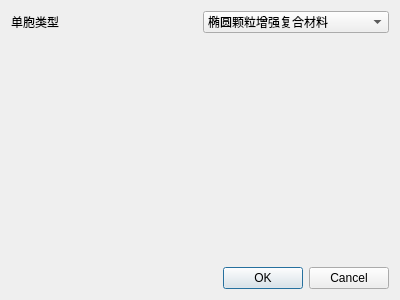
<?xml version="1.0" encoding="UTF-8"?>
<ui version="4.0">
 <class>SetCellDialog</class>
 <widget class="QDialog" name="SetCellDialog">
  <property name="geometry">
   <rect>
    <x>0</x>
    <y>0</y>
    <width>400</width>
    <height>300</height>
   </rect>
  </property>
  <property name="windowTitle">
   <string>Dialog</string>
  </property>
  <layout class="QVBoxLayout" name="verticalLayout">
   <item>
    <layout class="QHBoxLayout" name="horizontalLayout">
     <item>
      <widget class="QLabel" name="label">
       <property name="text">
        <string>单胞类型</string>
       </property>
      </widget>
     </item>
     <item>
      <widget class="QComboBox" name="comboBox">
       <item>
        <property name="text">
         <string>椭圆颗粒增强复合材料</string>
        </property>
       </item>
       <item>
        <property name="text">
         <string>三维四向编织材料</string>
        </property>
       </item>
      </widget>
     </item>
    </layout>
   </item>
   <item>
    <spacer name="verticalSpacer_2">
     <property name="orientation">
      <enum>Qt::Vertical</enum>
     </property>
     <property name="sizeHint" stdset="0">
      <size>
       <width>20</width>
       <height>101</height>
      </size>
     </property>
    </spacer>
   </item>
   <item>
    <spacer name="verticalSpacer">
     <property name="orientation">
      <enum>Qt::Vertical</enum>
     </property>
     <property name="sizeHint" stdset="0">
      <size>
       <width>20</width>
       <height>100</height>
      </size>
     </property>
    </spacer>
   </item>
   <item>
    <layout class="QHBoxLayout" name="horizontalLayout_2">
     <item>
      <spacer name="horizontalSpacer">
       <property name="orientation">
        <enum>Qt::Horizontal</enum>
       </property>
       <property name="sizeHint" stdset="0">
        <size>
         <width>40</width>
         <height>20</height>
        </size>
       </property>
      </spacer>
     </item>
     <item>
      <widget class="QDialogButtonBox" name="buttonBox">
       <property name="orientation">
        <enum>Qt::Horizontal</enum>
       </property>
       <property name="standardButtons">
        <set>QDialogButtonBox::Cancel|QDialogButtonBox::Ok</set>
       </property>
      </widget>
     </item>
    </layout>
   </item>
  </layout>
 </widget>
 <resources/>
 <connections>
  <connection>
   <sender>buttonBox</sender>
   <signal>accepted()</signal>
   <receiver>SetCellDialog</receiver>
   <slot>accept()</slot>
   <hints>
    <hint type="sourcelabel">
     <x>248</x>
     <y>254</y>
    </hint>
    <hint type="destinationlabel">
     <x>157</x>
     <y>274</y>
    </hint>
   </hints>
  </connection>
  <connection>
   <sender>buttonBox</sender>
   <signal>rejected()</signal>
   <receiver>SetCellDialog</receiver>
   <slot>reject()</slot>
   <hints>
    <hint type="sourcelabel">
     <x>316</x>
     <y>260</y>
    </hint>
    <hint type="destinationlabel">
     <x>286</x>
     <y>274</y>
    </hint>
   </hints>
  </connection>
 </connections>
</ui>
